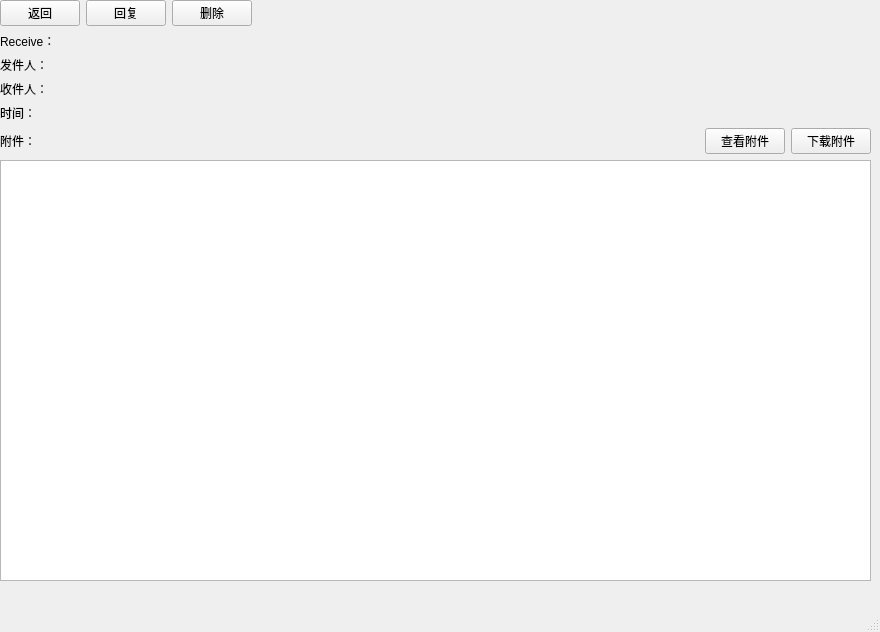
<?xml version="1.0" encoding="UTF-8"?>
<ui version="4.0">
 <class>Reveiver</class>
 <widget class="QMainWindow" name="Reveiver">
  <property name="geometry">
   <rect>
    <x>0</x>
    <y>0</y>
    <width>880</width>
    <height>632</height>
   </rect>
  </property>
  <property name="windowTitle">
   <string>MainWindow</string>
  </property>
  <widget class="QWidget" name="centralwidget">
   <widget class="QWidget" name="gridLayoutWidget">
    <property name="geometry">
     <rect>
      <x>0</x>
      <y>0</y>
      <width>871</width>
      <height>581</height>
     </rect>
    </property>
    <layout class="QGridLayout" name="gridLayout">
     <item row="5" column="4">
      <widget class="QPushButton" name="Btn_readatttach">
       <property name="text">
        <string>查看附件</string>
       </property>
      </widget>
     </item>
     <item row="0" column="0">
      <widget class="QPushButton" name="Btn_back">
       <property name="text">
        <string>返回</string>
       </property>
      </widget>
     </item>
     <item row="3" column="0">
      <widget class="QLabel" name="label3">
       <property name="text">
        <string>收件人：</string>
       </property>
      </widget>
     </item>
     <item row="1" column="0" colspan="6">
      <widget class="QLabel" name="label_Title">
       <property name="text">
        <string>Receive：</string>
       </property>
      </widget>
     </item>
     <item row="2" column="1" colspan="5">
      <widget class="QLabel" name="label_sender">
       <property name="text">
        <string/>
       </property>
      </widget>
     </item>
     <item row="0" column="2">
      <widget class="QPushButton" name="Btn_delete">
       <property name="text">
        <string>删除</string>
       </property>
      </widget>
     </item>
     <item row="5" column="1">
      <widget class="QLabel" name="label_attachname">
       <property name="text">
        <string/>
       </property>
      </widget>
     </item>
     <item row="4" column="1" colspan="5">
      <widget class="QLabel" name="label_time">
       <property name="text">
        <string/>
       </property>
      </widget>
     </item>
     <item row="5" column="0">
      <widget class="QLabel" name="label5">
       <property name="text">
        <string>附件：</string>
       </property>
      </widget>
     </item>
     <item row="0" column="1">
      <widget class="QPushButton" name="Btn_reply">
       <property name="text">
        <string>回复</string>
       </property>
      </widget>
     </item>
     <item row="4" column="0">
      <widget class="QLabel" name="label8">
       <property name="text">
        <string>时间：</string>
       </property>
      </widget>
     </item>
     <item row="5" column="5">
      <widget class="QPushButton" name="Btn_readatttach_2">
       <property name="text">
        <string>下载附件</string>
       </property>
      </widget>
     </item>
     <item row="0" column="3">
      <spacer name="horizontalSpacer">
       <property name="orientation">
        <enum>Qt::Horizontal</enum>
       </property>
       <property name="sizeHint" stdset="0">
        <size>
         <width>40</width>
         <height>20</height>
        </size>
       </property>
      </spacer>
     </item>
     <item row="2" column="0">
      <widget class="QLabel" name="label2">
       <property name="text">
        <string>发件人：</string>
       </property>
      </widget>
     </item>
     <item row="3" column="1" colspan="5">
      <widget class="QLabel" name="label_reciever">
       <property name="text">
        <string/>
       </property>
      </widget>
     </item>
     <item row="6" column="0" colspan="6">
      <widget class="QTextBrowser" name="textBrowser"/>
     </item>
    </layout>
   </widget>
  </widget>
  <widget class="QMenuBar" name="menubar">
   <property name="geometry">
    <rect>
     <x>0</x>
     <y>0</y>
     <width>880</width>
     <height>26</height>
    </rect>
   </property>
  </widget>
  <widget class="QStatusBar" name="statusbar"/>
 </widget>
 <resources/>
 <connections/>
</ui>
